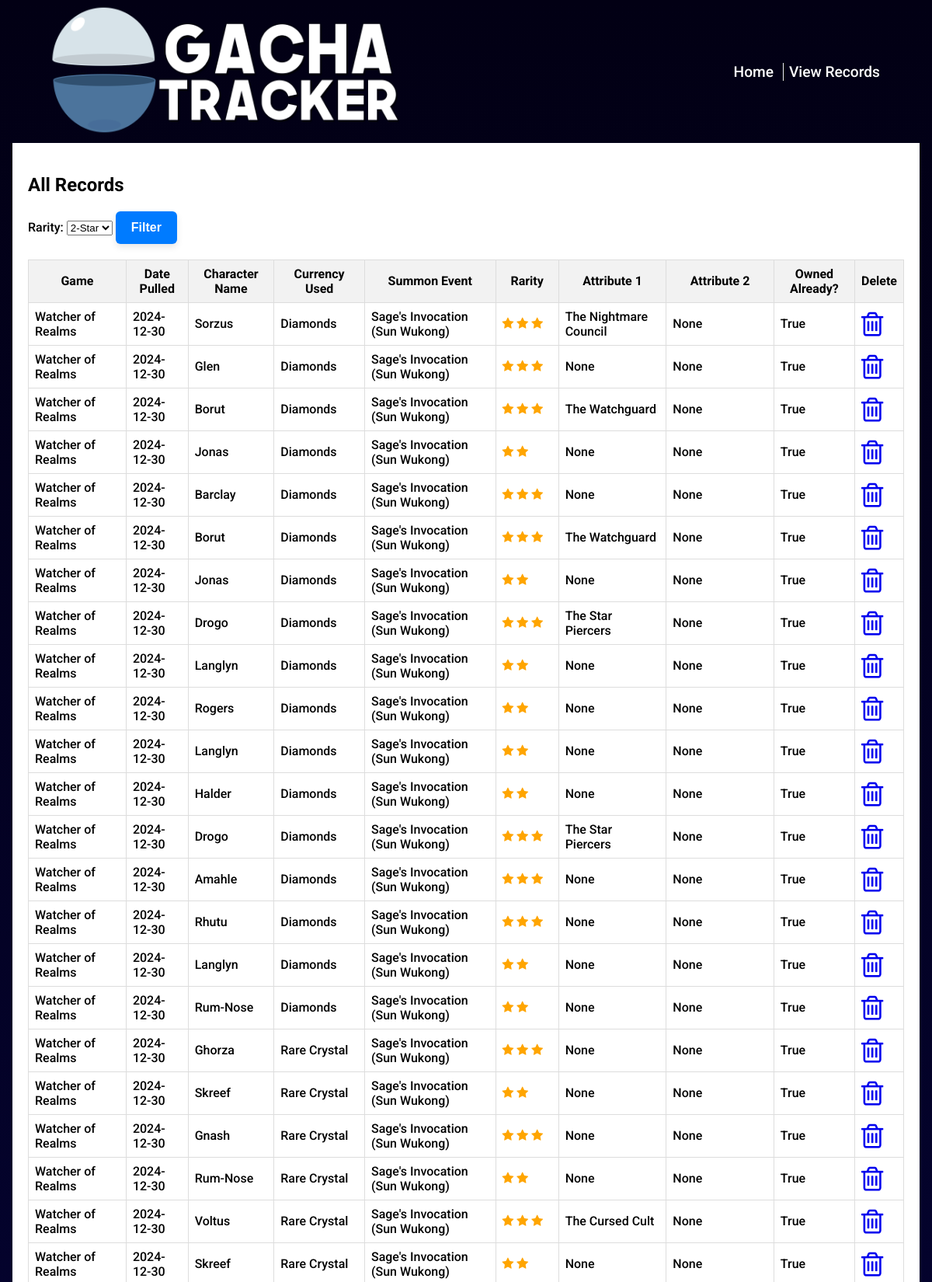
Page /records (upper part) on the committed database.
### website/models.py (models this page shows)
class PullRecord(db.Model):
    id = db.Column(db.Integer, primary_key = True)
    game_name = db.Column(db.String(300), nullable = False)
    timestamp = db.Column(db.Date, nullable=False)
    currency_used = db.Column(db.String(300), nullable=False)
    summon_type = db.Column(db.String(300), nullable=False)
    character_name = db.Column(db.String(300), nullable=False)
    character_rarity = db.Column(db.Integer, nullable=False)
    character_faction = db.Column(db.String(300), nullable=False)
    second_faction = db.Column(db.String(300), nullable=False)
    lord_hero = db.Column(db.Boolean, default = False)
    owned_before = db.Column(db.Boolean, default = False)

### website/views.py (the view)
@my_view.route("/records", endpoint='view_records')
def view_records():
        record_collection = PullRecord.query.all()
        record_collection.reverse()
        return render_template("record.html", record_collection = record_collection)

### website/templates/record.html (shortened to what this page needs)
{% extends 'base.html' %}
{% block content %}
<div class="record-area centred">
  <h2>All Records</h2>
  <form action ="/filter_rarity" method = "POST">
    <label for="rarity">Rarity:</label>
    <select name="rarity" id="rarity" aria-label="Select rarity">
        <option value="2">2-Star</option>
    </select>
    <button type="submit" class="submit">Filter</button>
  </form>
{% if record_collection %}
<table>
    <tr>
      <th>Game</th>
      <th>Date Pulled</th>
      <th>Character Name</th>
      <th>Currency Used</th>
      <th>Summon Event</th>
      <th>Rarity</th>
      <th>Attribute 1</th>
      <th>Attribute 2</th>
      <th>Owned Already?</th>
      <th>Delete</th>
    </tr>
    {% for record in record_collection %}
    <tr>
      <td>{{record.game_name}}</td>
      <td>{{record.timestamp}}</td>
      <td>{{record.character_name}}</td>
      <td>{{record.currency_used}}</td>
      <td>{{record.summon_type}}</td>
      <td>{% for i in range(record.character_rarity) %}
        <span class="fa fa-star checked"></span>
        {% endfor %}
      </td>
      <td>{{record.character_faction}}</td>
      <td>{{record.second_faction}}</td>
      <td>{{record.owned_before}}</td>
      <td>
        <a href="/delete/{{ record.id }}"><i class="fa fa-trash-o" style="font-size:36px"></i></a>
      </td>
    </tr>
    {% endfor %}
    </table>
{% endif %}
</div>
{% endblock %}

### website/static/css/style.css (style rules this page uses)
body { margin: 0px; background: rgb(2,0,20); background: linear-gradient(180deg, rgba(2,0,20,1) 0%, rgba(8,8,92,1) 54%, rgba(255,255,255,1) 54%); background-repeat: no-repeat; background-size: cover; background-attachment: fixed; box-sizing: border-box; font-family: "Roboto", sans-serif; font-weight: 500; font-style: normal; }
a { text-decoration: none; }
.centred { margin: 0 auto; }
.form-area, .record-area { min-height: 90vh; width: 94%; background-color: white; padding: 20px; }
.checked { color: orange; }
table { border-collapse: collapse; width: 100%; margin: 20px 0; }
th { text-align: center; border: 1px solid #ddd; padding: 8px; background-color: #f2f2f2; }
td { border: 1px solid #ddd; padding: 8px; text-align: left; }
tr { background-color: white; }
button.submit { background-color: #007bff; color: #ffffff; border: none; padding: 12px 20px; font-size: 16px; font-weight: 600; border-radius: 6px; cursor: pointer; transition: background-color 0.3s ease, transform 0.1s ease; box-shadow: 0 4px 8px rgba(0, 0, 0, 0.1); }

### rows in the picture
PullRecord: game_name "Watcher of Realms", timestamp "2024-12-30", character_name "Sorzus", currency_used "Diamonds", summon_type "Sage's Invocation (Sun Wukong)", character_rarity 3 (drawn), character_faction "The Nightmare Council", second_faction "None", owned_before "True"
PullRecord: game_name "Watcher of Realms", timestamp "2024-12-30", character_name "Glen", currency_used "Diamonds", summon_type "Sage's Invocation (Sun Wukong)", character_rarity 3 (drawn), character_faction "None", second_faction "None", owned_before "True"
PullRecord: game_name "Watcher of Realms", timestamp "2024-12-30", character_name "Borut", currency_used "Diamonds", summon_type "Sage's Invocation (Sun Wukong)", character_rarity 3 (drawn), character_faction "The Watchguard", second_faction "None", owned_before "True"
PullRecord: game_name "Watcher of Realms", timestamp "2024-12-30", character_name "Jonas", currency_used "Diamonds", summon_type "Sage's Invocation (Sun Wukong)", character_rarity 2 (drawn), character_faction "None", second_faction "None", owned_before "True"
PullRecord: game_name "Watcher of Realms", timestamp "2024-12-30", character_name "Barclay", currency_used "Diamonds", summon_type "Sage's Invocation (Sun Wukong)", character_rarity 3 (drawn), character_faction "None", second_faction "None", owned_before "True"
PullRecord: game_name "Watcher of Realms", timestamp "2024-12-30", character_name "Borut", currency_used "Diamonds", summon_type "Sage's Invocation (Sun Wukong)", character_rarity 3 (drawn), character_faction "The Watchguard", second_faction "None", owned_before "True"
PullRecord: game_name "Watcher of Realms", timestamp "2024-12-30", character_name "Jonas", currency_used "Diamonds", summon_type "Sage's Invocation (Sun Wukong)", character_rarity 2 (drawn), character_faction "None", second_faction "None", owned_before "True"
PullRecord: game_name "Watcher of Realms", timestamp "2024-12-30", character_name "Drogo", currency_used "Diamonds", summon_type "Sage's Invocation (Sun Wukong)", character_rarity 3 (drawn), character_faction "The Star Piercers", second_faction "None", owned_before "True"
PullRecord: game_name "Watcher of Realms", timestamp "2024-12-30", character_name "Langlyn", currency_used "Diamonds", summon_type "Sage's Invocation (Sun Wukong)", character_rarity 2 (drawn), character_faction "None", second_faction "None", owned_before "True"
PullRecord: game_name "Watcher of Realms", timestamp "2024-12-30", character_name "Rogers", currency_used "Diamonds", summon_type "Sage's Invocation (Sun Wukong)", character_rarity 2 (drawn), character_faction "None", second_faction "None", owned_before "True"
PullRecord: game_name "Watcher of Realms", timestamp "2024-12-30", character_name "Langlyn", currency_used "Diamonds", summon_type "Sage's Invocation (Sun Wukong)", character_rarity 2 (drawn), character_faction "None", second_faction "None", owned_before "True"
PullRecord: game_name "Watcher of Realms", timestamp "2024-12-30", character_name "Halder", currency_used "Diamonds", summon_type "Sage's Invocation (Sun Wukong)", character_rarity 2 (drawn), character_faction "None", second_faction "None", owned_before "True"
PullRecord: game_name "Watcher of Realms", timestamp "2024-12-30", character_name "Drogo", currency_used "Diamonds", summon_type "Sage's Invocation (Sun Wukong)", character_rarity 3 (drawn), character_faction "The Star Piercers", second_faction "None", owned_before "True"
PullRecord: game_name "Watcher of Realms", timestamp "2024-12-30", character_name "Amahle", currency_used "Diamonds", summon_type "Sage's Invocation (Sun Wukong)", character_rarity 3 (drawn), character_faction "None", second_faction "None", owned_before "True"
PullRecord: game_name "Watcher of Realms", timestamp "2024-12-30", character_name "Rhutu", currency_used "Diamonds", summon_type "Sage's Invocation (Sun Wukong)", character_rarity 3 (drawn), character_faction "None", second_faction "None", owned_before "True"
PullRecord: game_name "Watcher of Realms", timestamp "2024-12-30", character_name "Langlyn", currency_used "Diamonds", summon_type "Sage's Invocation (Sun Wukong)", character_rarity 2 (drawn), character_faction "None", second_faction "None", owned_before "True"
PullRecord: game_name "Watcher of Realms", timestamp "2024-12-30", character_name "Rum-Nose", currency_used "Diamonds", summon_type "Sage's Invocation (Sun Wukong)", character_rarity 2 (drawn), character_faction "None", second_faction "None", owned_before "True"
PullRecord: game_name "Watcher of Realms", timestamp "2024-12-30", character_name "Ghorza", currency_used "Rare Crystal", summon_type "Sage's Invocation (Sun Wukong)", character_rarity 3 (drawn), character_faction "None", second_faction "None", owned_before "True"
PullRecord: game_name "Watcher of Realms", timestamp "2024-12-30", character_name "Skreef", currency_used "Rare Crystal", summon_type "Sage's Invocation (Sun Wukong)", character_rarity 2 (drawn), character_faction "None", second_faction "None", owned_before "True"
PullRecord: game_name "Watcher of Realms", timestamp "2024-12-30", character_name "Gnash", currency_used "Rare Crystal", summon_type "Sage's Invocation (Sun Wukong)", character_rarity 3 (drawn), character_faction "None", second_faction "None", owned_before "True"
PullRecord: game_name "Watcher of Realms", timestamp "2024-12-30", character_name "Rum-Nose", currency_used "Rare Crystal", summon_type "Sage's Invocation (Sun Wukong)", character_rarity 2 (drawn), character_faction "None", second_faction "None", owned_before "True"
PullRecord: game_name "Watcher of Realms", timestamp "2024-12-30", character_name "Voltus", currency_used "Rare Crystal", summon_type "Sage's Invocation (Sun Wukong)", character_rarity 3 (drawn), character_faction "The Cursed Cult", second_faction "None", owned_before "True"
PullRecord: game_name "Watcher of Realms", timestamp "2024-12-30", character_name "Skreef", currency_used "Rare Crystal", summon_type "Sage's Invocation (Sun Wukong)", character_rarity 2 (drawn), character_faction "None", second_faction "None", owned_before "True"
